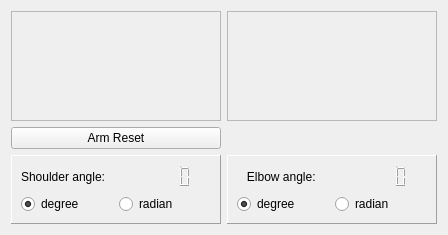
          <widget class="QWidget" name="armPage1">
           <attribute name="title">
            <string>Arm</string>
           </attribute>
           <attribute name="toolTip">
            <string>&lt;!DOCTYPE HTML PUBLIC &quot;-//W3C//DTD HTML 4.0//EN&quot; &quot;http://www.w3.org/TR/REC-html40/strict.dtd&quot;&gt;
&lt;html&gt;&lt;head&gt;&lt;meta name=&quot;qrichtext&quot; content=&quot;1&quot; /&gt;&lt;style type=&quot;text/css&quot;&gt;
p, li { white-space: pre-wrap; }
&lt;/style&gt;&lt;/head&gt;&lt;body style=&quot; font-family:'MS Shell Dlg 2'; font-size:8.25pt; font-weight:400; font-style:normal;&quot;&gt;
&lt;p align=&quot;justify&quot; style=&quot; margin-top:0px; margin-bottom:0px; margin-left:0px; margin-right:0px; -qt-block-indent:0; text-indent:0px;&quot;&gt;&lt;span style=&quot; font-size:8pt;&quot;&gt;This tab enables the user to moves the robot arm thanks to his mouse. You can move the end effector on the drawing by clicking on it and moving your mouse.&lt;/span&gt;&lt;/p&gt;&lt;/body&gt;&lt;/html&gt;</string>
           </attribute>
           <layout class="QGridLayout" name="gridLayout_6">
            <item row="2" column="0">
             <widget class="QFrame" name="frame_4">
              <property name="sizePolicy">
               <sizepolicy hsizetype="Preferred" vsizetype="Preferred">
                <horstretch>0</horstretch>
                <verstretch>0</verstretch>
               </sizepolicy>
              </property>
              <property name="frameShape">
               <enum>QFrame::Panel</enum>
              </property>
              <property name="frameShadow">
               <enum>QFrame::Raised</enum>
              </property>
              <layout class="QGridLayout" name="gridLayout_11">
               <item row="0" column="0">
                <widget class="QLabel" name="label_3">
                 <property name="sizePolicy">
                  <sizepolicy hsizetype="Minimum" vsizetype="Minimum">
                   <horstretch>0</horstretch>
                   <verstretch>0</verstretch>
                  </sizepolicy>
                 </property>
                 <property name="toolTip">
                  <string>&lt;!DOCTYPE HTML PUBLIC &quot;-//W3C//DTD HTML 4.0//EN&quot; &quot;http://www.w3.org/TR/REC-html40/strict.dtd&quot;&gt;
&lt;html&gt;&lt;head&gt;&lt;meta name=&quot;qrichtext&quot; content=&quot;1&quot; /&gt;&lt;style type=&quot;text/css&quot;&gt;
p, li { white-space: pre-wrap; }
&lt;/style&gt;&lt;/head&gt;&lt;body style=&quot; font-family:'Ubuntu'; font-size:11pt; font-weight:400; font-style:normal;&quot;&gt;
&lt;p align=&quot;justify&quot; style=&quot; margin-top:0px; margin-bottom:0px; margin-left:0px; margin-right:0px; -qt-block-indent:0; text-indent:0px;&quot;&gt;Angle between the upper arm and the robot &lt;/p&gt;&lt;/body&gt;&lt;/html&gt;</string>
                 </property>
                 <property name="text">
                  <string>Shoulder angle:</string>
                 </property>
                </widget>
               </item>
               <item row="0" column="2">
                <widget class="QLCDNumber" name="lcdNumber">
                 <property name="sizePolicy">
                  <sizepolicy hsizetype="Preferred" vsizetype="Expanding">
                   <horstretch>0</horstretch>
                   <verstretch>0</verstretch>
                  </sizepolicy>
                 </property>
                 <property name="font">
                  <font>
                   <weight>75</weight>
                   <bold>true</bold>
                  </font>
                 </property>
                 <property name="lineWidth">
                  <number>0</number>
                 </property>
                 <property name="smallDecimalPoint">
                  <bool>false</bool>
                 </property>
                 <property name="value" stdset="0">
                  <double>0.000000000000000</double>
                 </property>
                 <property name="intValue" stdset="0">
                  <number>0</number>
                 </property>
                </widget>
               </item>
               <item row="2" column="0">
                <widget class="QRadioButton" name="radioButton_5">
                 <property name="sizePolicy">
                  <sizepolicy hsizetype="Preferred" vsizetype="Preferred">
                   <horstretch>0</horstretch>
                   <verstretch>0</verstretch>
                  </sizepolicy>
                 </property>
                 <property name="toolTip">
                  <string>&lt;!DOCTYPE HTML PUBLIC &quot;-//W3C//DTD HTML 4.0//EN&quot; &quot;http://www.w3.org/TR/REC-html40/strict.dtd&quot;&gt;
&lt;html&gt;&lt;head&gt;&lt;meta name=&quot;qrichtext&quot; content=&quot;1&quot; /&gt;&lt;style type=&quot;text/css&quot;&gt;
p, li { white-space: pre-wrap; }
&lt;/style&gt;&lt;/head&gt;&lt;body style=&quot; font-family:'Ubuntu'; font-size:11pt; font-weight:400; font-style:normal;&quot;&gt;
&lt;p align=&quot;justify&quot; style=&quot; margin-top:0px; margin-bottom:0px; margin-left:0px; margin-right:0px; -qt-block-indent:0; text-indent:0px;&quot;&gt;Display the Shoulder angle in degree&lt;/p&gt;&lt;/body&gt;&lt;/html&gt;</string>
                 </property>
                 <property name="text">
                  <string>degree</string>
                 </property>
                 <property name="checked">
                  <bool>true</bool>
                 </property>
                </widget>
               </item>
               <item row="2" column="2">
                <widget class="QRadioButton" name="radioButton_6">
                 <property name="sizePolicy">
                  <sizepolicy hsizetype="Preferred" vsizetype="Preferred">
                   <horstretch>0</horstretch>
                   <verstretch>0</verstretch>
                  </sizepolicy>
                 </property>
                 <property name="toolTip">
                  <string>&lt;!DOCTYPE HTML PUBLIC &quot;-//W3C//DTD HTML 4.0//EN&quot; &quot;http://www.w3.org/TR/REC-html40/strict.dtd&quot;&gt;
&lt;html&gt;&lt;head&gt;&lt;meta name=&quot;qrichtext&quot; content=&quot;1&quot; /&gt;&lt;style type=&quot;text/css&quot;&gt;
p, li { white-space: pre-wrap; }
&lt;/style&gt;&lt;/head&gt;&lt;body style=&quot; font-family:'Ubuntu'; font-size:11pt; font-weight:400; font-style:normal;&quot;&gt;
&lt;p align=&quot;justify&quot; style=&quot; margin-top:0px; margin-bottom:0px; margin-left:0px; margin-right:0px; -qt-block-indent:0; text-indent:0px;&quot;&gt;Display the shoulder angle in radian&lt;/p&gt;&lt;/body&gt;&lt;/html&gt;</string>
                 </property>
                 <property name="text">
                  <string>radian   </string>
                 </property>
                </widget>
               </item>
              </layout>
             </widget>
            </item>
            <item row="2" column="2">
             <widget class="QFrame" name="frame_5">
              <property name="sizePolicy">
               <sizepolicy hsizetype="Preferred" vsizetype="Preferred">
                <horstretch>0</horstretch>
                <verstretch>0</verstretch>
               </sizepolicy>
              </property>
              <property name="frameShape">
               <enum>QFrame::Panel</enum>
              </property>
              <property name="frameShadow">
               <enum>QFrame::Raised</enum>
              </property>
              <layout class="QGridLayout" name="gridLayout_12">
               <item row="0" column="0">
                <widget class="QLabel" name="label_4">
                 <property name="sizePolicy">
                  <sizepolicy hsizetype="Minimum" vsizetype="Minimum">
                   <horstretch>0</horstretch>
                   <verstretch>0</verstretch>
                  </sizepolicy>
                 </property>
                 <property name="toolTip">
                  <string>&lt;!DOCTYPE HTML PUBLIC &quot;-//W3C//DTD HTML 4.0//EN&quot; &quot;http://www.w3.org/TR/REC-html40/strict.dtd&quot;&gt;
&lt;html&gt;&lt;head&gt;&lt;meta name=&quot;qrichtext&quot; content=&quot;1&quot; /&gt;&lt;style type=&quot;text/css&quot;&gt;
p, li { white-space: pre-wrap; }
&lt;/style&gt;&lt;/head&gt;&lt;body style=&quot; font-family:'Ubuntu'; font-size:11pt; font-weight:400; font-style:normal;&quot;&gt;
&lt;p align=&quot;justify&quot; style=&quot; margin-top:0px; margin-bottom:0px; margin-left:0px; margin-right:0px; -qt-block-indent:0; text-indent:0px;&quot;&gt;Angle between the upper and the lower arm&lt;/p&gt;&lt;/body&gt;&lt;/html&gt;</string>
                 </property>
                 <property name="text">
                  <string>   Elbow angle:    </string>
                 </property>
                </widget>
               </item>
               <item row="2" column="1">
                <widget class="QRadioButton" name="radioButton_8">
                 <property name="sizePolicy">
                  <sizepolicy hsizetype="Preferred" vsizetype="Preferred">
                   <horstretch>0</horstretch>
                   <verstretch>0</verstretch>
                  </sizepolicy>
                 </property>
                 <property name="toolTip">
                  <string>&lt;!DOCTYPE HTML PUBLIC &quot;-//W3C//DTD HTML 4.0//EN&quot; &quot;http://www.w3.org/TR/REC-html40/strict.dtd&quot;&gt;
&lt;html&gt;&lt;head&gt;&lt;meta name=&quot;qrichtext&quot; content=&quot;1&quot; /&gt;&lt;style type=&quot;text/css&quot;&gt;
p, li { white-space: pre-wrap; }
&lt;/style&gt;&lt;/head&gt;&lt;body style=&quot; font-family:'Ubuntu'; font-size:11pt; font-weight:400; font-style:normal;&quot;&gt;
&lt;p align=&quot;justify&quot; style=&quot; margin-top:0px; margin-bottom:0px; margin-left:0px; margin-right:0px; -qt-block-indent:0; text-indent:0px;&quot;&gt;Display the elbow angle in radian&lt;/p&gt;&lt;/body&gt;&lt;/html&gt;</string>
                 </property>
                 <property name="text">
                  <string>radian</string>
                 </property>
                </widget>
               </item>
               <item row="2" column="0">
                <widget class="QRadioButton" name="radioButton_7">
                 <property name="sizePolicy">
                  <sizepolicy hsizetype="Preferred" vsizetype="Preferred">
                   <horstretch>0</horstretch>
                   <verstretch>0</verstretch>
                  </sizepolicy>
                 </property>
                 <property name="toolTip">
                  <string>&lt;!DOCTYPE HTML PUBLIC &quot;-//W3C//DTD HTML 4.0//EN&quot; &quot;http://www.w3.org/TR/REC-html40/strict.dtd&quot;&gt;
&lt;html&gt;&lt;head&gt;&lt;meta name=&quot;qrichtext&quot; content=&quot;1&quot; /&gt;&lt;style type=&quot;text/css&quot;&gt;
p, li { white-space: pre-wrap; }
&lt;/style&gt;&lt;/head&gt;&lt;body style=&quot; font-family:'Ubuntu'; font-size:11pt; font-weight:400; font-style:normal;&quot;&gt;
&lt;p align=&quot;justify&quot; style=&quot; margin-top:0px; margin-bottom:0px; margin-left:0px; margin-right:0px; -qt-block-indent:0; text-indent:0px;&quot;&gt;Display the elbow angle in degree&lt;/p&gt;&lt;/body&gt;&lt;/html&gt;</string>
                 </property>
                 <property name="text">
                  <string>degree</string>
                 </property>
                 <property name="checked">
                  <bool>true</bool>
                 </property>
                </widget>
               </item>
               <item row="0" column="1">
                <widget class="QLCDNumber" name="lcdNumber_2">
                 <property name="sizePolicy">
                  <sizepolicy hsizetype="Preferred" vsizetype="Expanding">
                   <horstretch>0</horstretch>
                   <verstretch>0</verstretch>
                  </sizepolicy>
                 </property>
                 <property name="font">
                  <font>
                   <weight>75</weight>
                   <bold>true</bold>
                  </font>
                 </property>
                 <property name="lineWidth">
                  <number>0</number>
                 </property>
                </widget>
               </item>
              </layout>
             </widget>
            </item>
            <item row="0" column="0">
             <widget class="QFrame" name="frame">
              <property name="sizePolicy">
               <sizepolicy hsizetype="Fixed" vsizetype="Fixed">
                <horstretch>0</horstretch>
                <verstretch>0</verstretch>
               </sizepolicy>
              </property>
              <property name="minimumSize">
               <size>
                <width>210</width>
                <height>110</height>
               </size>
              </property>
              <property name="toolTip">
               <string>&lt;!DOCTYPE HTML PUBLIC &quot;-//W3C//DTD HTML 4.0//EN&quot; &quot;http://www.w3.org/TR/REC-html40/strict.dtd&quot;&gt;
&lt;html&gt;&lt;head&gt;&lt;meta name=&quot;qrichtext&quot; content=&quot;1&quot; /&gt;&lt;style type=&quot;text/css&quot;&gt;
p, li { white-space: pre-wrap; }
&lt;/style&gt;&lt;/head&gt;&lt;body style=&quot; font-family:'Ubuntu'; font-size:11pt; font-weight:400; font-style:normal;&quot;&gt;
&lt;p align=&quot;justify&quot; style=&quot; margin-top:0px; margin-bottom:0px; margin-left:0px; margin-right:0px; -qt-block-indent:0; text-indent:0px;&quot;&gt;This is a representation of the actual arm on the robot. You can grab the end effector with your mouse to make the amr move.&lt;/p&gt;&lt;/body&gt;&lt;/html&gt;</string>
              </property>
              <property name="frameShape">
               <enum>QFrame::StyledPanel</enum>
              </property>
              <property name="frameShadow">
               <enum>QFrame::Raised</enum>
              </property>
             </widget>
            </item>
            <item row="1" column="0">
             <widget class="QPushButton" name="ArmResetButton">
              <property name="text">
               <string>Arm Reset</string>
              </property>
             </widget>
            </item>
            <item row="0" column="2">
             <widget class="QFrame" name="frame_6">
              <property name="sizePolicy">
               <sizepolicy hsizetype="Fixed" vsizetype="Fixed">
                <horstretch>0</horstretch>
                <verstretch>0</verstretch>
               </sizepolicy>
              </property>
              <property name="minimumSize">
               <size>
                <width>210</width>
                <height>110</height>
               </size>
              </property>
              <property name="frameShape">
               <enum>QFrame::StyledPanel</enum>
              </property>
              <property name="frameShadow">
               <enum>QFrame::Raised</enum>
              </property>
             </widget>
            </item>
           </layout>
          </widget>
